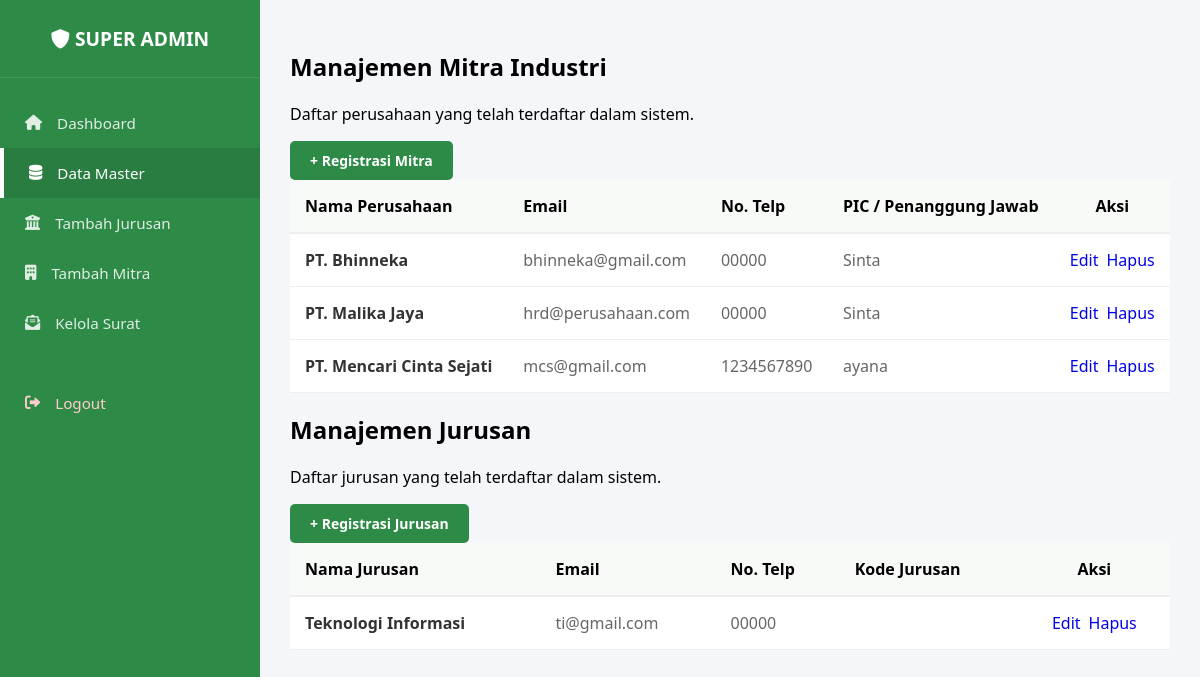
Page /admin/data_perusahaan.php (signed in) on the earlier database version.
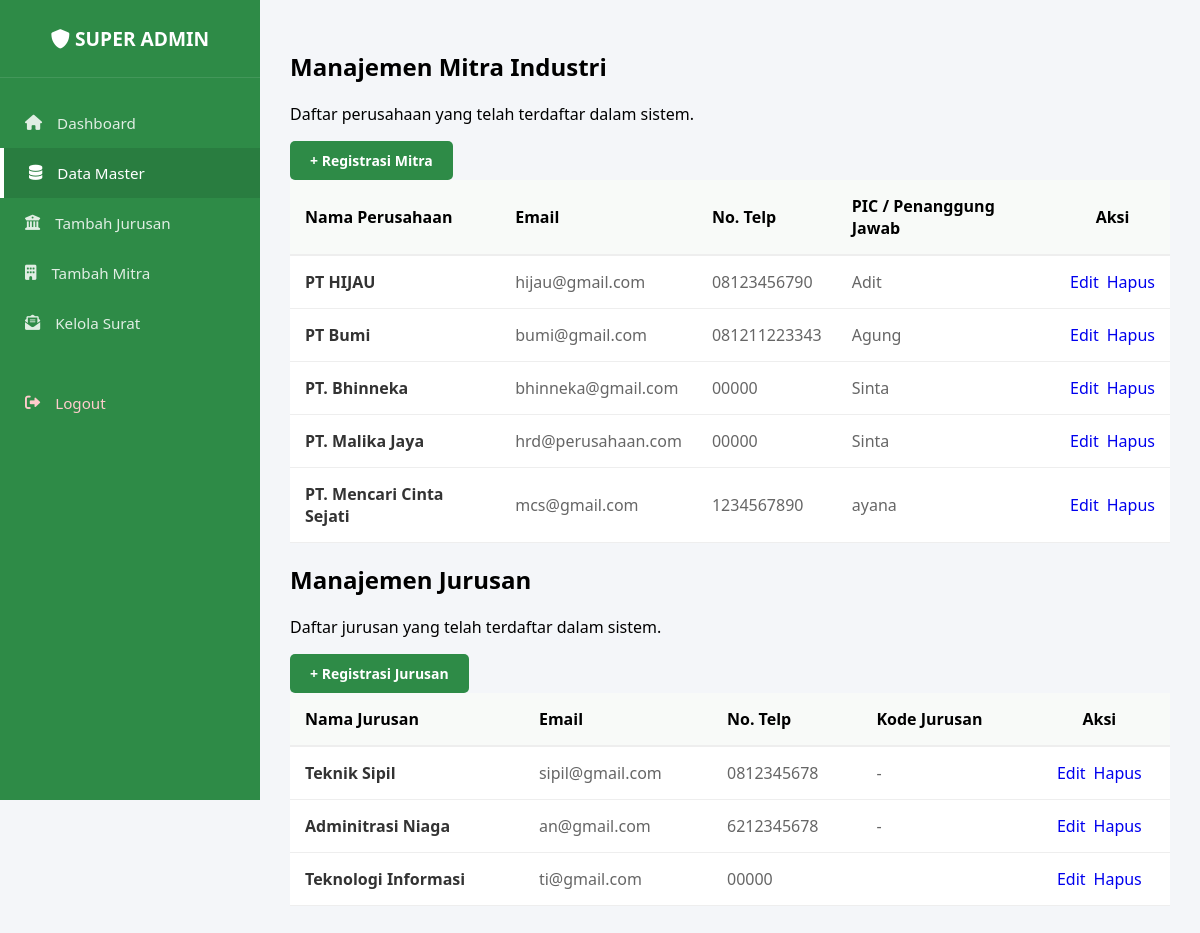
Same page on the later database version.
### tables this page shows
CREATE TABLE `perusahaan` (
  `id_perusahaan` int(11) NOT NULL,
  `id_user` int(11) NOT NULL,
  `nama_perusahaan` varchar(200) NOT NULL,
  `bidang` varchar(150) NOT NULL,
  `keterangan` text NOT NULL,
  `foto` varchar(255) NOT NULL,
  `email` varchar(150) NOT NULL,
  `no_hp` varchar(20) NOT NULL,
  `contact_person` varchar(200) NOT NULL,
  `alamat_perusahaan` text NOT NULL,
  `website` varchar(100) DEFAULT NULL,
  `is_registered` enum('no','yes') NOT NULL,
  `create_at` datetime NOT NULL,
  `deskripsi` text DEFAULT NULL
);

CREATE TABLE `jurusan` (
  `id_jurusan` int(11) NOT NULL,
  `id_user` int(11) NOT NULL,
  `kode` varchar(20) NOT NULL,
  `nama_jurusan` varchar(150) NOT NULL,
  `keterangan` text NOT NULL
);

CREATE TABLE `users` (
  `id_user` int(11) NOT NULL,
  `username` varchar(100) NOT NULL,
  `email` varchar(150) NOT NULL,
  `password` varchar(255) NOT NULL,
  `created_at` datetime NOT NULL,
  `update_at` datetime NOT NULL,
  `roles` enum('super_admin','admin_jurusan','mahasiswa','perusahaan') NOT NULL,
  `foto` varchar(255) NOT NULL,
  `no_hp` varchar(20) NOT NULL,
  `status` enum('Pending','Verified','Rejected') NOT NULL
);

### config.php (called while the page is built, shortened)
<?php
$base_url = "http://localhost/MagangInAja/";

### admin/data_perusahaan.php (the view)
<?php
require_once '../config.php';
require_once '../templates/header_admin.php';
$query = "SELECT * FROM perusahaan ORDER BY id_perusahaan DESC";
$result = mysqli_query($conn, $query);
$Jquery = "SELECT j.id_jurusan, j.nama_jurusan, j.kode, u.email,u.no_hp FROM jurusan j JOIN users u ON j.id_user = u.id_user ORDER BY id_jurusan DESC";
$Jresult = mysqli_query($conn, $Jquery);
?>
<link rel="stylesheet" href="<?= $base_url; ?>css/data_perusahaan.css">
<main class="main-content">
    <div class="table-header">
        <div>
            <h2 class="page-title">Manajemen Mitra Industri</h2>
            <p class="page-subtitle">Daftar perusahaan yang telah terdaftar dalam sistem.</p>
        </div>
        <a href="../perusahaan/register_perusahaan/register.php" class="btn-theme-green"> + Registrasi Mitra</a>
    </div>
    <div class="data-container" style="overflow-x: auto;">
        <table class="company-table" style="width: 100%; border-collapse: collapse; background: white;">
            <thead>
                <tr style="background: #f8faf8; border-bottom: 2px solid #eee;">
                    <th style="padding: 15px; text-align: left;">Nama Perusahaan</th>
                    <th style="padding: 15px; text-align: left;">Email</th>
                    <th style="padding: 15px; text-align: left;">No. Telp</th>
                    <th style="padding: 15px; text-align: left;">PIC / Penanggung Jawab</th>
                    <th style="padding: 15px; text-align: center;">Aksi</th>
                </tr>
            </thead>
            <tbody>
                <?php if (mysqli_num_rows($result) > 0): ?>
                    <?php while($row = mysqli_fetch_assoc($result)): ?>
                        <tr style="border-bottom: 1px solid #eee; transition: 0.3s;">
                            <td style="padding: 15px; font-weight: 600; color: #333;"><?= htmlspecialchars($row['nama_perusahaan']); ?></td>
                            <td style="padding: 15px; color: #666;"><?= htmlspecialchars($row['email']); ?></td>
                            <td style="padding: 15px; color: #666;"><?= htmlspecialchars($row['no_hp']); ?></td>
                            <td style="padding: 15px; color: #666;"><?= htmlspecialchars($row['contact_person']); ?></td>
                            <td style="padding: 15px; text-align: center;">
                                <div style="display: flex; gap: 8px; justify-content: center;">
                                    <a href="edit_perusahaan.php?id=<?= $row['id_perusahaan']; ?>" class="btn-edit" style="text-decoration: none;">Edit</a>
                                    <a href="hapus_perusahaan.php?id=<?= $row['id_perusahaan']; ?>" class="btn-delete" style="text-decoration: none;" onclick="return confirm('Yakin ingin menghapus data ini?')">Hapus</a>
                                </div>
                            </td>
                        </tr>
                    <?php endwhile; ?>
                <?php else: ?>
                    <tr>
                        <td colspan="5" style="padding: 40px; text-align: center; color: #999;">Belum ada data perusahaan.</td>
                    </tr>
                <?php endif; ?>
            </tbody>
        </table>
        </div>
        <div class="table-header">
        <div>
            <h2 class="page-title">Manajemen Jurusan</h2>
            <p class="page-subtitle">Daftar jurusan yang telah terdaftar dalam sistem.</p>
        </div>
        <a href="data_jurusan/register.php" class="btn-theme-green"> + Registrasi Jurusan</a>
    </div>
    <div class="data-container" style="overflow-x: auto;">
        <table class="company-table" style="width: 100%; border-collapse: collapse; background: white;">
            <thead>
                <tr style="background: #f8faf8; border-bottom: 2px solid #eee;">
                    <th style="padding: 15px; text-align: left;">Nama Jurusan</th>
                    <th style="padding: 15px; text-align: left;">Email</th>
                    <th style="padding: 15px; text-align: left;">No. Telp</th>
                    <th style="padding: 15px; text-align: left;">Kode Jurusan</th>
                    <th style="padding: 15px; text-align: center;">Aksi</th>
                </tr>
            </thead>
            <tbody>
                <?php if (mysqli_num_rows($Jresult) > 0): ?>
                    <?php while($row = mysqli_fetch_assoc($Jresult)): ?>
                        <tr style="border-bottom: 1px solid #eee; transition: 0.3s;">
                            <td style="padding: 15px; font-weight: 600; color: #333;"><?= htmlspecialchars($row['nama_jurusan']); ?></td>
                            <td style="padding: 15px; color: #666;"><?= htmlspecialchars($row['email']); ?></td>
                            <td style="padding: 15px; color: #666;"><?= htmlspecialchars($row['no_hp']); ?></td>
                            <td style="padding: 15px; color: #666;"><?= htmlspecialchars($row['kode']); ?></td>
                            <td style="padding: 15px; text-align: center;">
                                <div style="display: flex; gap: 8px; justify-content: center;">
                                    <a href="data_jurusan/edit_jurusan.php?id=<?= $row['id_jurusan']; ?>" class="btn-edit" style="text-decoration: none;">Edit</a>
                                    <a href="data_jurusan/hapus_jurusan.php?id=<?= $row['id_jurusan']; ?>" class="btn-delete" style="text-decoration: none;" onclick="return confirm('Yakin ingin menghapus data ini?')">Hapus</a>
                                </div>
                            </td>
                        </tr>
                    <?php endwhile; ?>
                <?php else: ?>
                    <tr>
                        <td colspan="5" style="padding: 40px; text-align: center; color: #999;">Belum ada data jurusan.</td>
                    </tr>
                <?php endif; ?>
            </tbody>
        </table>

### templates/header_admin.php (shortened to what this page needs)
<?php
require_once __DIR__ . '/../config.php';
?>
<!DOCTYPE html>
<html lang="id">
<head>
    <link rel="stylesheet" href="https://cdnjs.cloudflare.com/ajax/libs/font-awesome/6.0.0/css/all.min.css">
    <link rel="stylesheet" href="<?= $base_url; ?>css/admin.css">
</head>
<body>
    <div class="admin-container">
        <aside class="sidebar" id="sidebar">
            <div class="sidebar-header">
                <h3><i class="fas fa-shield-alt"></i> SUPER ADMIN</h3>
            </div>
            <ul class="sidebar-menu">
                <li>
                    <a href="<?= $base_url; ?>dashboard/dashboard_admin.php"
                       class="<?= basename($_SERVER['PHP_SELF']) == 'dashboard_admin.php' ? 'active' : ''; ?>">
                        <i class="fas fa-home"></i> Dashboard
                    </a>
                </li>
                <li>
                    <a href="<?= $base_url; ?>admin/data_perusahaan.php"
                       class="<?= basename($_SERVER['PHP_SELF']) == 'data_perusahaan.php' ? 'active' : ''; ?>">
                        <i class="fas fa-database"></i> Data Master
                    </a>
                </li>
                <li>
                    <a href="<?= $base_url; ?>admin/data_jurusan/register_jurusan.php"
                       class="<?= (basename($_SERVER['PHP_SELF']) == 'register_jurusan.php' || basename($_SERVER['PHP_SELF']) == 'register.php') ? 'active' : ''; ?>">
                        <i class="fas fa-university"></i> Tambah Jurusan
                    </a>
                </li>
                <li>
                    <a href="<?= $base_url; ?>perusahaan/register_perusahaan/register.php"
                       class="<?= basename($_SERVER['PHP_SELF']) == 'register.php' ? 'active' : ''; ?>">
                        <i class="fas fa-building"></i> Tambah Mitra
                    </a>
                </li>
                <li>
                    <a href="<?= $base_url; ?>admin/kelola_surat/index.php"
                       class="<?= (strpos($_SERVER['REQUEST_URI'], 'kelola_surat') !== false) ? 'active' : ''; ?>">
                        <i class="fas fa-envelope-open-text"></i> Kelola Surat
                    </a>
                </li>
                <li style="margin-top: 30px;">
                    <a href="<?= $base_url; ?>auth/logout.php" style="color: #ffcccc;">
                        <i class="fas fa-sign-out-alt"></i> Logout
                    </a>
                </li>
            </ul>
        </aside>

### css/admin.css (style rules this page uses)
:root { --primary-color: #2E8B47; --sidebar-width: 260px; --text-light: #f4f6f8; }
body { margin: 0; padding: 0; font-family: 'Segoe UI', Tahoma, Geneva, Verdana, sans-serif; background-color: #F4F6F9; }
.admin-container { display: flex; min-height: 100vh; position: relative; overflow-x: hidden; }
.sidebar { width: var(--sidebar-width); background-color: var(--primary-color); color: #fff; display: flex; flex-direction: column; position: fixed; height: 100vh; z-index: 1000; transition: all 0.3s ease; left: 0; top: 0; }
.sidebar-header { padding: 25px; text-align: center; border-bottom: 1px solid rgba(255,255,255,0.1); }
.sidebar-header h3 { margin: 0; font-size: 1.2rem; font-weight: 700; }
.sidebar-menu { list-style: none; padding: 20px 0; margin: 0; overflow-y: auto; }
.sidebar-menu li a { display: flex; align-items: center; gap: 15px; padding: 15px 25px; color: rgba(255,255,255,0.85); text-decoration: none; transition: 0.3s; font-size: 0.95rem; }
.sidebar-menu li a:hover, .sidebar-menu li a.active { background-color: rgba(0,0,0,0.1); color: #fff; border-left: 4px solid #fff; }
.main-content { margin-left: var(--sidebar-width); flex: 1; padding: 30px; width: calc(100% - var(--sidebar-width)); transition: all 0.3s ease; }
.btn-theme-green { background: #2E8B47; color: white; padding: 10px 20px; text-decoration: none; border-radius: 5px; display: inline-block; font-weight: bold; font-size: 14px; text-align: center; }

Differences in the rows shown:
added perusahaan: nama_perusahaan "PT HIJAU", email "hijau@gmail.com", no_hp "08123456790", contact_person "Adit"
added perusahaan: nama_perusahaan "PT Bumi", email "bumi@gmail.com", no_hp "081211223343", contact_person "Agung"
added jurusan: nama_jurusan "Teknik Sipil", id_user.email "sipil@gmail.com", id_user.no_hp "0812345678", kode "-"
added jurusan: nama_jurusan "Adminitrasi Niaga", id_user.email "an@gmail.com", id_user.no_hp "6212345678", kode "-"
